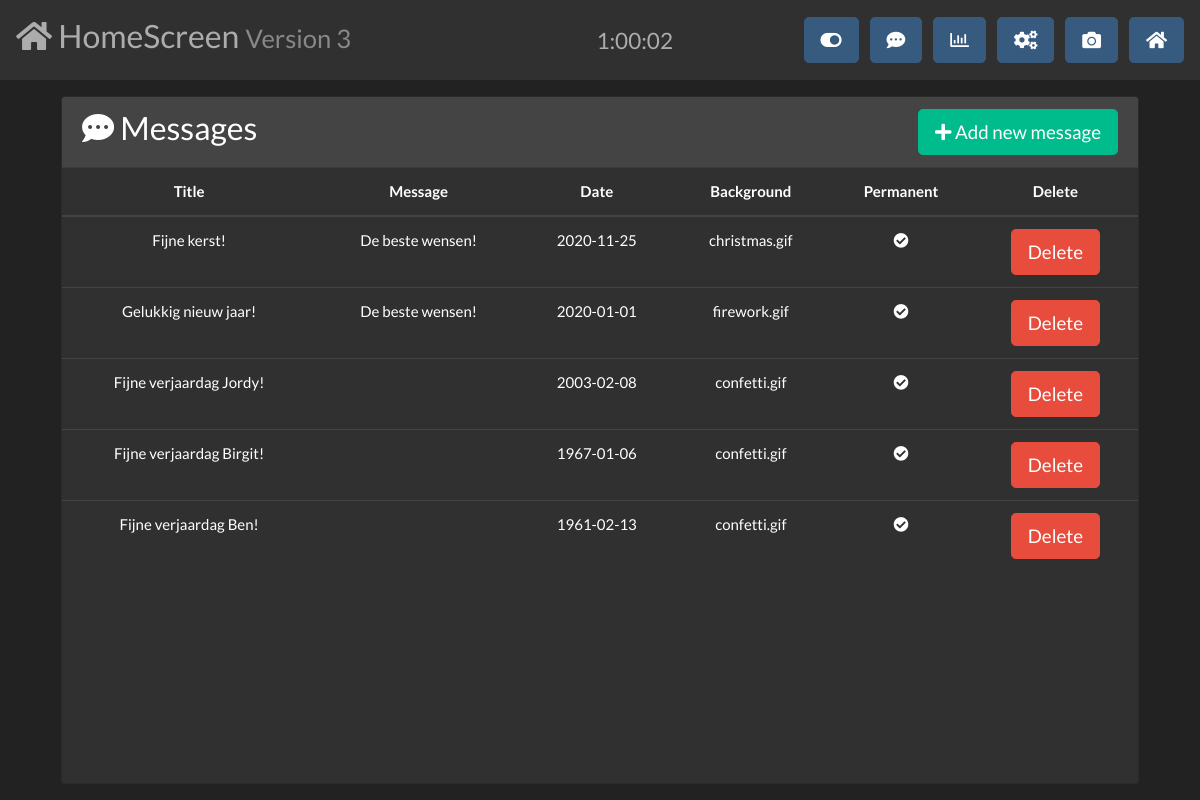
The app's page /messages.php with its own data.
### tables this page shows
CREATE TABLE messages (
  id INT NOT NULL AUTO_INCREMENT,
  permanent TINYINT,
  title VARCHAR(50) NOT NULL,
  message VARCHAR(100),
  date DATE,
  background VARCHAR(100),
  PRIMARY KEY (id)
);

### messages.php (the view, shortened to what this page needs)
<?php include "templates/header.php"; ?>
<link href="https://cdn.jsdelivr.net/gh/gitbrent/bootstrap4-toggle@3.6.1/css/bootstrap4-toggle.min.css" rel="stylesheet">
    <main class="container">
        <div class="card">
            <h3 class="card-header"><i class="fas fa-comment-dots"></i> Messages<button type="button" data-toggle="modal" data-target="#createMessage" class="btn btn-success btn-lg float-right"><i class="fas fa-plus"></i> Add new message</button></h3>
            <div class="scrollable-table">
                <table class="table text-center m-0">
                    <thead>
                        <tr class="table-dark">
                            <th scope="col">Title</th>
                            <th scope="col">Message</th>
                            <th scope="col">Date</th>
                            <th scope="col">Background</th>
                            <th scope="col">Permanent</th>
                            <th scope="col">Delete</th>
                        </tr>
                    </thead>
                    <tbody id="messages">
                    <?php
                    $sql = "SELECT * FROM messages WHERE permanent = 1 OR date >= CURDATE() ORDER BY permanent, date DESC";
                    $sth = $db->prepare($sql);
                    $sth->execute();
                    while ($row = $sth->fetch()) {
                        echo '<tr>';
                        echo '<td>' . $row["title"] . '</td>';
                        echo '<td>' . $row["message"] . '</td>';
                        echo '<td>' . $row["date"] . '</td>';
                        echo '<td>' . $row["background"] . '</td>';
                        echo '<td>' . (($row["permanent"] == 1)?'<i class="fas fa-check-circle"></i>':'<i class="fas fa-times-circle"></i>') . '</td>';
                        echo '<td><a class="btn btn-lg btn-danger" href="scripts/deleteMessage.php?id=' . $row["id"] . '">Delete</a></td>';
                        echo '</tr>';
                    }
                    ?>
                    </tbody>
                </table>
            </div>
        </div>
    </main>
</body>
</html>

### records on screen
messages: title "Fijne kerst!", message "De beste wensen!", date "2020-11-25", background "christmas.gif", permanent 1 (drawn)
messages: title "Gelukkig nieuw jaar!", message "De beste wensen!", date "2020-01-01", background "firework.gif", permanent 1 (drawn)
messages: title "Fijne verjaardag Jordy!", date "2003-02-08", background "confetti.gif", permanent 1 (drawn)
messages: title "Fijne verjaardag Birgit!", date "1967-01-06", background "confetti.gif", permanent 1 (drawn)
messages: title "Fijne verjaardag Ben!", date "1961-02-13", background "confetti.gif", permanent 1 (drawn)
